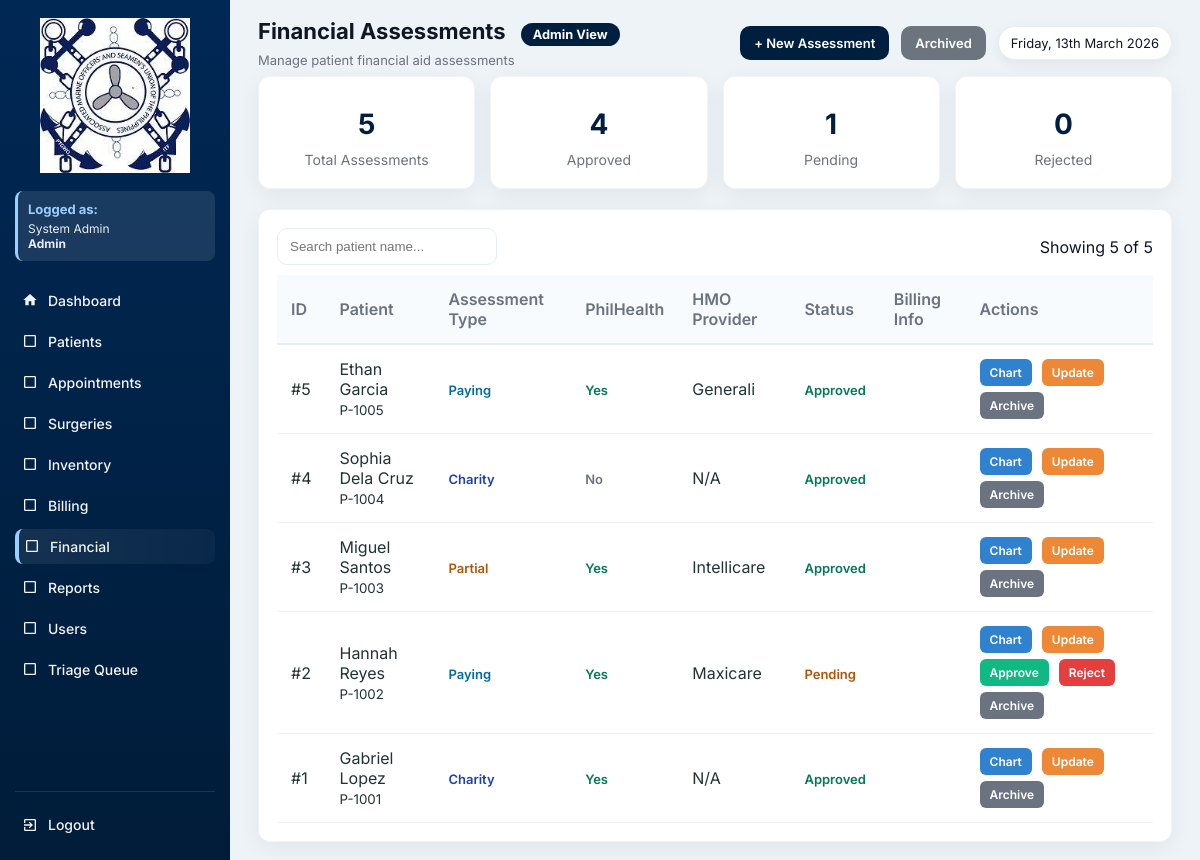
Page /financials.php (signed in) on the earlier database version.
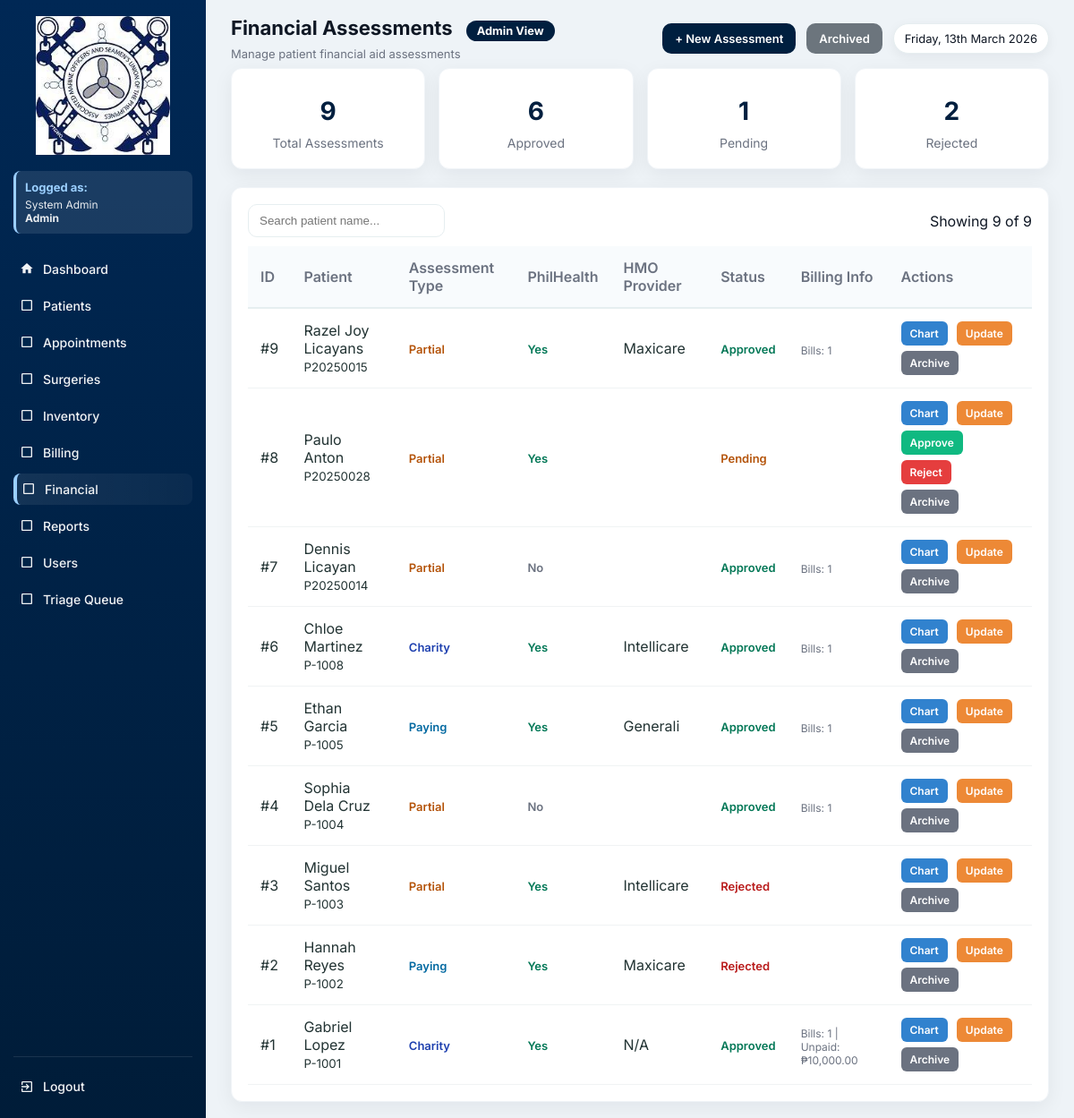
Same page on the later database version.
### tables this page shows
CREATE TABLE `financial_assessment` (
  `id` int(11) NOT NULL,
  `patient_id` int(11) DEFAULT NULL,
  `billing_id` int(11) DEFAULT NULL,
  `assessment_type` enum('Charity','Partial','Paying') DEFAULT NULL,
  `philhealth_eligible` tinyint(1) DEFAULT 0,
  `hmo_provider` varchar(100) DEFAULT NULL,
  `status` enum('Pending','Approved','Rejected') DEFAULT 'Pending',
  `is_archived` tinyint(1) DEFAULT 0,
  `archived_at` datetime DEFAULT NULL,
  `archived_by` int(11) DEFAULT NULL,
  `reviewed_at` datetime DEFAULT NULL,
  `reviewed_by` int(11) DEFAULT NULL,
  `created_at` timestamp NOT NULL DEFAULT current_timestamp()
);

CREATE TABLE `patients` (
  `id` int(11) NOT NULL,
  `patient_code` varchar(20) DEFAULT NULL,
  `first_name` varchar(100) DEFAULT NULL,
  `last_name` varchar(100) DEFAULT NULL,
  `gender` varchar(10) DEFAULT NULL,
  `sex` enum('Male','Female') DEFAULT NULL,
  `birth_date` date DEFAULT NULL,
  `phone` varchar(50) DEFAULT NULL,
  `address` text DEFAULT NULL,
  `guardian` varchar(100) DEFAULT NULL,
  `blood_type` varchar(10) DEFAULT NULL,
  `weight` decimal(5,2) DEFAULT NULL,
  `height` decimal(5,2) DEFAULT NULL,
  `pulse_rate` int(11) DEFAULT NULL,
  `temperature` decimal(4,2) DEFAULT NULL,
  `guardian_name` varchar(150) DEFAULT NULL,
  `created_at` timestamp NOT NULL DEFAULT current_timestamp(),
  `is_archived` tinyint(1) DEFAULT 0,
  `archived_at` datetime DEFAULT NULL,
  `archived_by` int(11) DEFAULT NULL
);

### functions.php (called while the page is built, shortened)
<?php
function fetchAll($conn, $sql, $types = null, $params = [])
{
    $stmt = $conn->prepare($sql);
    $stmt->execute();
    $res = $stmt->get_result();
    $rows = $res->fetch_all(MYSQLI_ASSOC);
    return $rows;
}
function fetchOne($conn, $sql, $types = null, $params = [])
{
    $stmt = $conn->prepare($sql);
    $stmt->execute();
    $res = $stmt->get_result();
    $row = $res->fetch_assoc();
    return $row;
}
?>

### financials.php (the view, shortened to what the changed rows need)
<?php
require 'config.php';
require 'functions.php';
$current_role = $_SESSION['role'] ?? 'Guest';
$role_permissions = [
    'Admin' => [
        'dashboard.php' => 'Dashboard',
        'patients.php' => 'Patients',
        'appointments.php' => 'Appointments',
        'surgeries.php' => 'Surgeries',
        'inventory.php' => 'Inventory',
        'billing.php' => 'Billing',
        'financials.php' => 'Financial',
        'reports.php' => 'Reports',
        'users.php' => 'Users',
        'triage_queue.php' => 'Triage Queue'
    ],
    'Doctor' => [
        'dashboard.php' => 'Dashboard',
        'patients.php' => 'Patients',
        'appointments.php' => 'Appointments',
        'surgeries.php' => 'Surgeries',
        'inventory.php' => 'Inventory',
        'reports.php' => 'Reports',
        'triage_queue.php' => 'Triage Queue'
    ],
    'Nurse' => [
        'dashboard.php' => 'Dashboard',
        'patients.php' => 'Patients',
        'appointments.php' => 'Appointments',
        'inventory.php' => 'Inventory',
        'reports.php' => 'Reports',
        'triage_queue.php' => 'Triage Queue'
    ],
    'Staff' => [
        'dashboard.php' => 'Dashboard',
        'patients.php' => 'Patients',
        'appointments.php' => 'Appointments',
        'reports.php' => 'Reports'
    ],
    'Inventory' => [
        'dashboard.php' => 'Dashboard',
        'inventory.php' => 'Inventory',
        'reports.php' => 'Reports'
    ],
    'Billing' => [
        'dashboard.php' => 'Dashboard',
        'billing.php' => 'Billing',
        'financials.php' => 'Financial',
        'reports.php' => 'Reports'
    ],
    'SocialWorker' => [
        'dashboard.php' => 'Dashboard',
        'financials.php' => 'Financial',
        'reports.php' => 'Reports'
    ]
];
$allowed_pages = $role_permissions[$current_role] ?? ['dashboard.php' => 'Dashboard'];
$is_admin = ($current_role === 'Admin');
$is_social_worker = ($current_role === 'SocialWorker');
$assessments_per_page = 10;
$current_page = isset($_GET['page']) ? max(1, intval($_GET['page'])) : 1;
$offset = ($current_page - 1) * $assessments_per_page;
$show_archived = isset($_GET['show']) && $_GET['show'] === 'archived';
$archive_condition = $show_archived ? "f.is_archived = 1" : "f.is_archived = 0";
$total_assessments_query = "SELECT COUNT(*) as total FROM financial_assessment f WHERE $archive_condition";
$total_assessments_result = mysqli_query($conn, $total_assessments_query);
$total_assessments_row = mysqli_fetch_assoc($total_assessments_result);
$total_assessments = $total_assessments_row['total'];
$rows = fetchAll($conn, "
    SELECT
        f.*,
        p.first_name,
        p.last_name,
        p.patient_code,
        arch_user.full_name AS archived_by_name,
        COUNT(b.id) as bill_count,
        SUM(CASE WHEN b.status = 'Unpaid' THEN b.amount_due ELSE 0 END) as total_unpaid
    FROM financial_assessment f
    LEFT JOIN patients p ON f.patient_id = p.id
    LEFT JOIN users arch_user ON f.archived_by = arch_user.id
    LEFT JOIN billing b ON f.id = b.financial_assessment_id
    WHERE {$archive_condition}
    GROUP BY f.id
    ORDER BY f.id DESC
    LIMIT $offset, $assessments_per_page
", null, []);
$total_stats = fetchOne($conn, "SELECT COUNT(*) as total FROM financial_assessment", null, []);
$approved_stats = fetchOne($conn, "SELECT COUNT(*) as total FROM financial_assessment WHERE status = 'Approved'", null, []);
$pending_stats = fetchOne($conn, "SELECT COUNT(*) as total FROM financial_assessment WHERE status = 'Pending'", null, []);
$rejected_stats = fetchOne($conn, "SELECT COUNT(*) as total FROM financial_assessment WHERE status = 'Rejected'", null, []);
?>
<!DOCTYPE html>
<html lang="en">
<head>
</head>
<body>
<div class="app">
  <aside class="sidebar">
    <nav class="menu">
      <a href="dashboard.php" class="menu-item <?= basename($_SERVER['PHP_SELF'])=='dashboard.php'?'active':'' ?>">
        <span class="icon"><svg viewBox="0 0 24 24" fill="currentColor"><path d="M10 20v-6h4v6h5v-8h3L12 3 2 12h3v8z"/></svg></span> Dashboard
      </a>
      <?php foreach($allowed_pages as $page => $label): if($page !== 'dashboard.php'): ?>
        <a href="<?= $page ?>" class="menu-item <?= basename($_SERVER['PHP_SELF'])==$page?'active':'' ?>">
          <span class="icon">
            <?php
            $icons = [
              'patients.php' => '<svg viewBox="0 0 24 24" fill="currentColor"><path d="M12 12c2.21 0 4-1.79 4-4s-1.79-4-4-4-4 1.79-4 4 1.79 4 4 4zm0 2c-2.67 0-8 1.34-8 4v2h16v-2c0-2.66-5.33-4-8-4z"/></svg>',
              'appointments.php' => '<svg viewBox="0 0 24 24" fill="currentColor"><path d="M19 3h-1V1h-2v2H8V1H6v2H5c-1.11 0-1.99.9-1.99 2L3 19c0 1.1.89 2 2 2h14c1.1 0 2-.9 2-2V5c0-1.1-.9-2-2-2zm0 16H5V8h14v11zM7 10h5v5H7z"/></svg>',
              'surgeries.php' => '<svg viewBox="0 0 24 24" fill="currentColor"><path d="M12 2C8.13 2 5 5.13 5 9c0 5.25 7 13 7 13s7-7.75 7-13c0-3.87-3.13-7-7-7zm0 9.5c-1.38 0-2.5-1.12-2.5-2.5s1.12-2.5 2.5-2.5 2.5 1.12 2.5 2.5-1.12 2.5-2.5 2.5z"/></svg>',
              'inventory.php' => '<svg viewBox="0 0 24 24" fill="currentColor"><path d="M20 8h-3V4H7v4H4v14h16V8zM9 6h6v2H9V6zm11 14H4v-9h16v9zm-7-7H8v-2h5v2z"/></svg>',
              'billing.php' => '<svg viewBox="0 0 24 24" fill="currentColor"><path d="M11.8 10.9c-2.27-.59-3-1.2-3-2.15 0-1.09 1.01-1.85 2.7-1.85 1.78 0 2.44.85 2.5 2.1h2.21c-.07-1.72-1.12-3.3-3.21-3.81V3h-3v2.16c-1.94.42-3.5 1.68-3.5 3.61 0 2.31 1.91 3.46 4.7 4.13 2.5.6 3 1.48 3 2.41 0 .69-.49 1.79-2.7 1.79-2.06 0-2.87-.92-2.98-2.1h-2.2c.12 2.19 1.76 3.42 3.68 3.83V21h3v-2.15c1.95-.37 3.5-1.5 3.5-3.55 0-2.84-2.43-3.81-4.7-4.4z"/></svg>',
              'financials.php' => '<svg viewBox="0 0 24 24" fill="currentColor"><path d="M3 13h8V3H3v10zm0 8h8v-6H3v6zm10 0h8V11h-8v10zm0-18v6h8V3h-8z"/></svg>',
              'reports.php' => '<svg viewBox="0 0 24 24" fill="currentColor"><path d="M19 3H5c-1.1 0-2 .9-2 2v14c0 1.1.9 2 2 2h14c1.1 0 2-.9 2-2V5c0-1.1-.9-2-2-2zM9 17H7v-7h2v7zm4 0h-2V7h2v10zm4 0h-2v-4h2v4z"/></svg>',
              'users.php' => '<svg viewBox="0 0 24 24" fill="currentColor"><path d="M16 11c1.66 0 2.99-1.34 2.99-3S17.66 5 16 5c-1.66 0-3 1.34-3 3s1.34 3 3 3zm-8 0c1.66 0 2.99-1.34 2.99-3S9.66 5 8 5C6.34 5 5 6.34 5 8s1.34 3 3 3zm0 2c-2.33 0-7 1.17-7 3.5V19h14v-2.5c0-2.33-4.67-3.5-7-3.5zm8 0c-.29 0-.62.02-.97.05 1.16.84 1.97 1.97 1.97 3.45V19h6v-2.5c0-2.33-4.67-3.5-7-3.5z"/></svg>',
              'triage_queue.php' => '<svg viewBox="0 0 24 24" fill="currentColor"><path d="M12 2C6.48 2 2 6.48 2 12s4.48 10 10 10 10-4.48 10-10S17.52 2 12 2zm-2 15l-5-5 1.41-1.41L10 14.17l7.59-7.59L19 8l-9 9z"/></svg>'
            ];
            echo $icons[$page] ?? '<svg viewBox="0 0 24 24" fill="currentColor"><path d="M19 5v14H5V5h14m0-2H5c-1.1 0-2 .9-2 2v14c0 1.1.9 2 2 2h14c1.1 0 2-.9 2-2V5c0-1.1-.9-2-2-2z"/></svg>';
            ?>
          </span> <?= $label ?>
        </a>
      <?php endif; endforeach; ?>
    </nav>
  </aside>
  <div class="main">
    <div class="topbar">
      <div class="top-left">
        <h1>Financial Assessments <?= $show_archived ? '(Archived)' : '' ?>
          <span class="role-badge role-<?= strtolower($current_role) ?>"><?= htmlspecialchars($current_role) ?> View</span>
        </h1>
      </div>
    </div>
    <?php if (!$show_archived): ?>
    <div class="stats-grid">
      <div class="stat-card">
        <div class="stat-number"><?= $total_stats['total'] ?? 0 ?></div>
        <div class="stat-label">Total Assessments</div>
      </div>
      <div class="stat-card">
        <div class="stat-number"><?= $approved_stats['total'] ?? 0 ?></div>
        <div class="stat-label">Approved</div>
      </div>
      <div class="stat-card">
        <div class="stat-number"><?= $pending_stats['total'] ?? 0 ?></div>
        <div class="stat-label">Pending</div>
      </div>
      <div class="stat-card">
        <div class="stat-number"><?= $rejected_stats['total'] ?? 0 ?></div>
        <div class="stat-label">Rejected</div>
      </div>
    </div>
    <?php endif; ?>
    <div class="table-wrap">
      <div class="table-controls">
        <input type="text" id="searchInput" class="search-input" placeholder="Search patient name...">
        <div class="muted">Showing <span id="rowCount"><?= count($rows) ?></span> of <?= number_format($total_assessments) ?></div>
      </div>
      <table id="financialsTable">
        <thead>
          <tr>
            <th>ID</th>
            <th>Patient</th>
            <th>Assessment Type</th>
            <th>PhilHealth</th>
            <th>HMO Provider</th>
            <th>Status</th>
            <th>Billing Info</th>
            <th>Actions</th>
          </tr>
        </thead>
        <tbody>
          <?php if (count($rows) > 0): ?>
            <?php foreach($rows as $r): ?>
              <?php
              $type_class = 'type-' . strtolower($r['assessment_type'] ?? 'none');
              $status_class = strtolower($r['status'] ?? 'pending');
              $philhealth_class = $r['philhealth_eligible'] ? 'philhealth-yes' : 'philhealth-no';
              $philhealth_text = $r['philhealth_eligible'] ? 'Yes' : 'No';
              $bill_count = $r['bill_count'] ?? 0;
              $total_unpaid = $r['total_unpaid'] ?? 0;
              $billing_display = '';
              if ($bill_count > 0) {
                  $billing_display = "<div class='billing-info'>Bills: $bill_count";
                  if ($total_unpaid > 0) {
                      $billing_display .= " | Unpaid: ₱" . number_format($total_unpaid, 2);
                  }
                  $billing_display .= "</div>";
              }
              $is_archived = !empty($r['is_archived']);
              $row_bg = $is_archived ? 'style="background:rgba(149,165,166,0.1);"' : '';
              $patient_name = htmlspecialchars($r['first_name'] . ' ' . $r['last_name']);
              ?>
              <tr data-id="<?= $r['id'] ?>" <?= $row_bg ?>>
                <td>#<?= $r['id'] ?></td>
                <td>
                  <?= $patient_name ?><br>
                  <small class="muted"><?= htmlspecialchars($r['patient_code'] ?? '') ?></small>
                </td>
                <td><span class="type <?= $type_class ?>"><?= htmlspecialchars($r['assessment_type']) ?></span></td>
                <td><span class="philhealth-badge <?= $philhealth_class ?>"><?= $philhealth_text ?></span></td>
                <td><?= htmlspecialchars($r['hmo_provider'] ?? 'N/A') ?></td>
                <td>
                  <span class="status <?= $status_class ?>"><?= htmlspecialchars($r['status']) ?></span>
                </td>
                <td><?= $billing_display ?></td>
                <td>
                  <div class="action-buttons">
                    <a href="financial_view.php?id=<?= $r['id'] ?>" class="action-btn btn-view">Chart</a>
                    <a href="financial_form.php?id=<?= $r['id'] ?>" class="action-btn btn-edit">Update</a>
                    <?php if ($r['status'] === 'Pending' && ($is_admin || $is_social_worker) && !$is_archived): ?>
                      <a href="financials.php?approve=<?= $r['id'] ?>" class="action-btn btn-approve" onclick="return confirm('Approve assessment for <?= htmlspecialchars($patient_name, ENT_QUOTES) ?>?')">Approve</a>
                      <a href="financials.php?reject=<?= $r['id'] ?>" class="action-btn btn-reject" onclick="return confirm('Reject assessment for <?= htmlspecialchars($patient_name, ENT_QUOTES) ?>?')">Reject</a>
                    <?php endif; ?>
                    <?php if ($is_admin || $is_social_worker): ?>
                      <?php if ($is_archived): ?>
                        <a href="financials.php?restore=<?= $r['id'] ?>" class="action-btn btn-restore" onclick="return confirm('Restore assessment for <?= htmlspecialchars($patient_name, ENT_QUOTES) ?>?')">Restore</a>
                      <?php else: ?>
                        <a href="financials.php?archive=<?= $r['id'] ?>" class="action-btn btn-archive" onclick="return confirm('Archive assessment for <?= htmlspecialchars($patient_name, ENT_QUOTES) ?>?')">Archive</a>
                      <?php endif; ?>
                    <?php endif; ?>
                  </div>
                </td>
              </tr>
            <?php endforeach; ?>
          <?php else: ?>
            <tr><td colspan="8" style="text-align:center; padding:30px;">No assessments found.</td></tr>
          <?php endif; ?>
        </tbody>
      </table>
    </div>
  </div>
</div>
</body>
</html>

Differences in the rows shown:
added financial_assessment: id "9", patient.last_name "Razel Joy Licayans", patient.patient_code "P20250015", assessment_type "Partial", philhealth_eligible "Yes", hmo_provider "Maxicare", status "Approved", bill_count "1"
added financial_assessment: id "8", patient.last_name "Paulo Anton", patient.patient_code "P20250028", assessment_type "Partial", philhealth_eligible "Yes", status "Pending"
added financial_assessment: id "7", patient.last_name "Dennis Licayan", patient.patient_code "P20250014", assessment_type "Partial", philhealth_eligible "No", status "Approved", bill_count "1"
added financial_assessment: id "6", patient.last_name "Chloe Martinez", patient.patient_code "P-1008", assessment_type "Charity", philhealth_eligible "Yes", hmo_provider "Intellicare", status "Approved", bill_count "1"
changed financial_assessment "Generali": bill_count (not shown) → "1"
changed financial_assessment "Sophia Dela Cruz": assessment_type "Charity" → "Partial"; bill_count (not shown) → "1"; hmo_provider "N/A" → (not shown)
changed financial_assessment "Miguel Santos": status "Approved" → "Rejected"
changed financial_assessment "Hannah Reyes": status "Pending" → "Rejected"; no longer shows "Approve Reject"
changed financial_assessment "Gabriel Lopez": bill_count (not shown) → "1"; billing_display (not shown) → "| Unpaid: ₱10,000.00"
Other differences:
$total_stats['total']: "5" → "9"
$approved_stats['total']: "4" → "6"
$rejected_stats['total']: "0" → "2"
count($rows): "5" → "9"
$total_assessments: "5" → "9"
